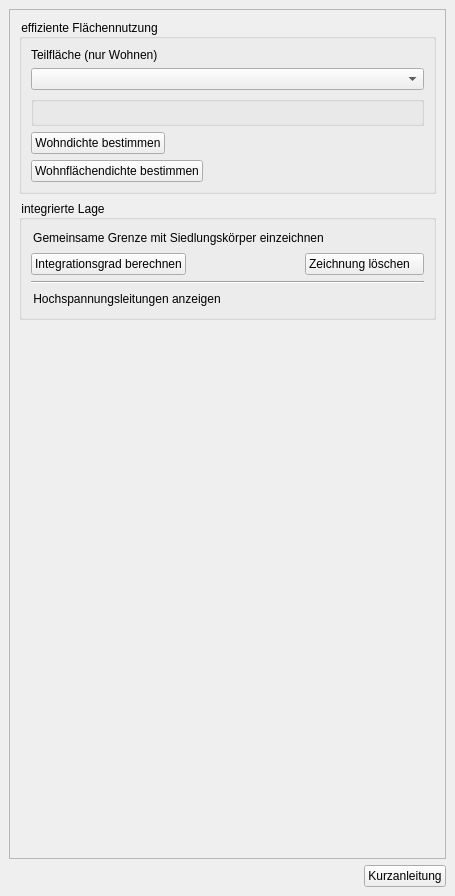
<?xml version="1.0" encoding="UTF-8"?>
<ui version="4.0">
 <class>DockWidget</class>
 <widget class="QDockWidget" name="DockWidget">
  <property name="geometry">
   <rect>
    <x>0</x>
    <y>0</y>
    <width>455</width>
    <height>896</height>
   </rect>
  </property>
  <property name="styleSheet">
   <string notr="true">QgsCollapsibleGroupBox{
font: bold 10pt ;
}
QToolBox:tab {
	font: bold 10pt ;
    color: Grey;
}
QToolBox:tab:selected {
	font: bold 10pt ;
    color: black;
}
QGroupBox::title {
	font: bold italic 8pt ;
    color: black;
}
QPushButton::flat{
background-color: none;
border: 0;
border-style:none;
border-color: blue;
border-width: 0px;
border-radius: 0px;
padding:2px;
}
QPushButton::flat:hover{
background-color: azure;
border-style:solid;
border-color: royalblue;
border-width: 1px;
border-radius: 0px;
padding: 2px;
}
QPushButton::flat:pressed{
background-color: powderblue;
border-style:solid;
border-color: royalblue;
border-width: 1px;
border-radius: 0px;
padding: 2px;
}</string>
  </property>
  <property name="windowTitle">
   <string>Projekt-Check Analyse-Tools // Flächeninanspruchnahme</string>
  </property>
  <widget class="QWidget" name="dockWidgetContents">
   <layout class="QVBoxLayout" name="verticalLayout">
    <item>
     <widget class="QScrollArea" name="scrollArea_5">
      <property name="widgetResizable">
       <bool>true</bool>
      </property>
      <widget class="QWidget" name="scrollAreaWidgetContents_5">
       <property name="geometry">
        <rect>
         <x>0</x>
         <y>0</y>
         <width>435</width>
         <height>822</height>
        </rect>
       </property>
       <layout class="QVBoxLayout" name="verticalLayout_2">
        <item>
         <widget class="QgsCollapsibleGroupBox" name="mGroupBox">
          <property name="title">
           <string>effiziente Flächennutzung</string>
          </property>
          <property name="collapsed">
           <bool>true</bool>
          </property>
          <layout class="QVBoxLayout" name="verticalLayout_3">
           <item>
            <widget class="QLabel" name="label_4">
             <property name="text">
              <string>Teilfläche (nur Wohnen)</string>
             </property>
            </widget>
           </item>
           <item>
            <widget class="QComboBox" name="area_combo"/>
           </item>
           <item>
            <widget class="QGroupBox" name="parameter_group">
             <property name="font">
              <font>
               <family>MS Shell Dlg 2</family>
               <pointsize>8</pointsize>
               <weight>50</weight>
               <bold>false</bold>
              </font>
             </property>
             <property name="title">
              <string/>
             </property>
             <layout class="QVBoxLayout" name="verticalLayout_5"/>
            </widget>
           </item>
           <item>
            <widget class="QPushButton" name="calculate_density_button">
             <property name="sizePolicy">
              <sizepolicy hsizetype="Fixed" vsizetype="Fixed">
               <horstretch>0</horstretch>
               <verstretch>0</verstretch>
              </sizepolicy>
             </property>
             <property name="toolTip">
              <string>&lt;html&gt;&lt;head/&gt;&lt;body&gt;&lt;p&gt;&lt;span style=&quot; font-weight:600;&quot;&gt;Wohndichte bestimmen&lt;/span&gt;&lt;/p&gt;&lt;p&gt;Die Wohndichte (WE pro Hektar Nettowohnbauland) für Teilflächen mit der Nutzung „Wohnen“ ermitteln und mit regionalen Durchschnittswerten vergleichen.&lt;/p&gt;&lt;/body&gt;&lt;/html&gt;</string>
             </property>
             <property name="layoutDirection">
              <enum>Qt::LeftToRight</enum>
             </property>
             <property name="text">
              <string>Wohndichte bestimmen</string>
             </property>
             <property name="icon">
              <iconset>
               <normaloff>../../images/iconset_mob/20190619_iconset_mob_dwelling_statistics_1.png</normaloff>../../images/iconset_mob/20190619_iconset_mob_dwelling_statistics_1.png</iconset>
             </property>
            </widget>
           </item>
           <item>
            <widget class="QPushButton" name="calculate_areadensity_button">
             <property name="sizePolicy">
              <sizepolicy hsizetype="Fixed" vsizetype="Fixed">
               <horstretch>0</horstretch>
               <verstretch>0</verstretch>
              </sizepolicy>
             </property>
             <property name="toolTip">
              <string>&lt;html&gt;&lt;head/&gt;&lt;body&gt;&lt;p&gt;&lt;span style=&quot; font-weight:600;&quot;&gt;Wohnflächendichte bestimmen&lt;/span&gt;&lt;/p&gt;&lt;p&gt;Die Wohnflächendichte (m² Wohnfläche pro Hektar Nettowohnbauland) für Teilflächen mit der Nutzung „Wohnen“ ermitteln und mit regionalen Durchschnittswerten vergleichen.&lt;/p&gt;&lt;/body&gt;&lt;/html&gt;</string>
             </property>
             <property name="layoutDirection">
              <enum>Qt::LeftToRight</enum>
             </property>
             <property name="text">
              <string>Wohnflächendichte bestimmen</string>
             </property>
             <property name="icon">
              <iconset>
               <normaloff>../../images/iconset_mob/20190619_iconset_mob_dwelling_statistics_1.png</normaloff>../../images/iconset_mob/20190619_iconset_mob_dwelling_statistics_1.png</iconset>
             </property>
             <property name="flat">
              <bool>false</bool>
             </property>
            </widget>
           </item>
          </layout>
         </widget>
        </item>
        <item>
         <widget class="QgsCollapsibleGroupBox" name="mGroupBox_2">
          <property name="title">
           <string>integrierte Lage</string>
          </property>
          <property name="collapsed">
           <bool>true</bool>
          </property>
          <layout class="QVBoxLayout" name="verticalLayout_4">
           <item>
            <widget class="QPushButton" name="draw_border_button">
             <property name="sizePolicy">
              <sizepolicy hsizetype="Fixed" vsizetype="Fixed">
               <horstretch>0</horstretch>
               <verstretch>0</verstretch>
              </sizepolicy>
             </property>
             <property name="cursor">
              <cursorShape>PointingHandCursor</cursorShape>
             </property>
             <property name="toolTip">
              <string>&lt;html&gt;&lt;head/&gt;&lt;body&gt;&lt;p&gt;&lt;span style=&quot; font-weight:600;&quot;&gt;Gemeinsame Grenze mit Siedlungskörper einzeichnen&lt;/span&gt;&lt;/p&gt;&lt;p&gt;Markieren der Abschnitte der Außenkante des Plangebiets, die an eine bestehende Siedlungsfläche angrenzen.&lt;/p&gt;&lt;/body&gt;&lt;/html&gt;</string>
             </property>
             <property name="text">
              <string>Gemeinsame Grenze mit Siedlungskörper einzeichnen</string>
             </property>
             <property name="icon">
              <iconset>
               <normaloff>../../images/iconset_mob/20190619_iconset_mob_draw_polygon_1_checkable.png</normaloff>
               <normalon>../../images/iconset_mob/20190619_iconset_mob_draw_polygon_2_checkable.png</normalon>../../images/iconset_mob/20190619_iconset_mob_draw_polygon_1_checkable.png</iconset>
             </property>
             <property name="iconSize">
              <size>
               <width>24</width>
               <height>24</height>
              </size>
             </property>
             <property name="checkable">
              <bool>true</bool>
             </property>
             <property name="autoExclusive">
              <bool>false</bool>
             </property>
             <property name="flat">
              <bool>true</bool>
             </property>
            </widget>
           </item>
           <item>
            <layout class="QHBoxLayout" name="horizontalLayout_2">
             <property name="topMargin">
              <number>0</number>
             </property>
             <item>
              <widget class="QPushButton" name="calculate_integration_button">
               <property name="sizePolicy">
                <sizepolicy hsizetype="Fixed" vsizetype="Fixed">
                 <horstretch>0</horstretch>
                 <verstretch>0</verstretch>
                </sizepolicy>
               </property>
               <property name="toolTip">
                <string>&lt;html&gt;&lt;head/&gt;&lt;body&gt;&lt;p&gt;&lt;span style=&quot; font-weight:600;&quot;&gt;Integrationsgrad berechnen&lt;/span&gt;&lt;/p&gt;&lt;p&gt;Ermittelt den Integrationsgrad des Plangebiets, d.h. den Anteil der Außenkante des Plangebiets, der an eine bestehende Siedlungsfläche angrenzt.&lt;/p&gt;&lt;/body&gt;&lt;/html&gt;</string>
               </property>
               <property name="layoutDirection">
                <enum>Qt::LeftToRight</enum>
               </property>
               <property name="text">
                <string>Integrationsgrad berechnen</string>
               </property>
               <property name="icon">
                <iconset>
                 <normaloff>../../images/iconset_mob/20190619_iconset_mob_calculate_statistics_1.png</normaloff>../../images/iconset_mob/20190619_iconset_mob_calculate_statistics_1.png</iconset>
               </property>
              </widget>
             </item>
             <item>
              <spacer name="horizontalSpacer">
               <property name="orientation">
                <enum>Qt::Horizontal</enum>
               </property>
               <property name="sizeHint" stdset="0">
                <size>
                 <width>40</width>
                 <height>20</height>
                </size>
               </property>
              </spacer>
             </item>
             <item>
              <widget class="QPushButton" name="remove_drawing_button">
               <property name="sizePolicy">
                <sizepolicy hsizetype="Fixed" vsizetype="Fixed">
                 <horstretch>0</horstretch>
                 <verstretch>0</verstretch>
                </sizepolicy>
               </property>
               <property name="toolTip">
                <string>&lt;html&gt;&lt;head/&gt;&lt;body&gt;&lt;p&gt;&lt;span style=&quot; font-weight:600;&quot;&gt;Zeichnung löschen&lt;/span&gt;&lt;/p&gt;&lt;p&gt;Löscht die von Ihnen bereits gezeichneten Abschnitte, in denen die Außenkante Ihres Plangebiets an eine bestehende Siedlungsfläche angrenzt.&lt;/p&gt;&lt;/body&gt;&lt;/html&gt;</string>
               </property>
               <property name="text">
                <string>Zeichnung löschen   </string>
               </property>
               <property name="icon">
                <iconset>
                 <normaloff>../../images/iconset_mob/20190619_iconset_mob_delete_1.png</normaloff>../../images/iconset_mob/20190619_iconset_mob_delete_1.png</iconset>
               </property>
               <property name="checkable">
                <bool>false</bool>
               </property>
               <property name="autoExclusive">
                <bool>false</bool>
               </property>
               <property name="flat">
                <bool>false</bool>
               </property>
              </widget>
             </item>
            </layout>
           </item>
           <item>
            <widget class="Line" name="line">
             <property name="orientation">
              <enum>Qt::Horizontal</enum>
             </property>
            </widget>
           </item>
           <item>
            <widget class="QPushButton" name="power_lines_button">
             <property name="sizePolicy">
              <sizepolicy hsizetype="Fixed" vsizetype="Fixed">
               <horstretch>0</horstretch>
               <verstretch>0</verstretch>
              </sizepolicy>
             </property>
             <property name="cursor">
              <cursorShape>PointingHandCursor</cursorShape>
             </property>
             <property name="toolTip">
              <string>&lt;html&gt;&lt;head/&gt;&lt;body&gt;&lt;p&gt;&lt;span style=&quot; font-weight:600;&quot;&gt;Hochspannungsleitungen&lt;/span&gt;&lt;/p&gt;&lt;p&gt;Blendet einen Layer mit den Hochspannungsfreileitungen ein. Quelle: GeoBasis-DE / BKG (2019) Datenlizenz 'Deutschland – Namensnennung – Version 2.0' Lizenztext unter www.govdata.de/dl-de/by-2-0&lt;/p&gt;&lt;/body&gt;&lt;/html&gt;</string>
             </property>
             <property name="layoutDirection">
              <enum>Qt::LeftToRight</enum>
             </property>
             <property name="text">
              <string>Hochspannungsleitungen anzeigen</string>
             </property>
             <property name="icon">
              <iconset>
               <normaloff>../../images/iconset_mob/20190619_iconset_mob_pylon_2.png</normaloff>
               <normalon>../../images/iconset_mob/20190619_iconset_mob_pylon_1.png</normalon>../../images/iconset_mob/20190619_iconset_mob_pylon_2.png</iconset>
             </property>
             <property name="iconSize">
              <size>
               <width>24</width>
               <height>24</height>
              </size>
             </property>
             <property name="checkable">
              <bool>true</bool>
             </property>
             <property name="flat">
              <bool>true</bool>
             </property>
            </widget>
           </item>
          </layout>
         </widget>
        </item>
        <item>
         <spacer name="verticalSpacer">
          <property name="orientation">
           <enum>Qt::Vertical</enum>
          </property>
          <property name="sizeHint" stdset="0">
           <size>
            <width>20</width>
            <height>40</height>
           </size>
          </property>
         </spacer>
        </item>
       </layout>
      </widget>
     </widget>
    </item>
    <item>
     <layout class="QHBoxLayout" name="horizontalLayout">
      <property name="leftMargin">
       <number>0</number>
      </property>
      <property name="topMargin">
       <number>0</number>
      </property>
      <property name="rightMargin">
       <number>0</number>
      </property>
      <property name="bottomMargin">
       <number>0</number>
      </property>
      <item>
       <spacer name="horizontalSpacer_3">
        <property name="orientation">
         <enum>Qt::Horizontal</enum>
        </property>
        <property name="sizeHint" stdset="0">
         <size>
          <width>40</width>
          <height>20</height>
         </size>
        </property>
       </spacer>
      </item>
      <item>
       <widget class="QPushButton" name="pushButton_2">
        <property name="sizePolicy">
         <sizepolicy hsizetype="Fixed" vsizetype="Fixed">
          <horstretch>0</horstretch>
          <verstretch>0</verstretch>
         </sizepolicy>
        </property>
        <property name="toolTip">
         <string>&lt;html&gt;&lt;head/&gt;&lt;body&gt;&lt;p&gt;&lt;span style=&quot; font-weight:600;&quot;&gt;Kurzanleitung&lt;/span&gt;&lt;/p&gt;&lt;p&gt;Zeigt eine Kurzanleitung (pdf) zu den Funktionen im Analysebereich „Flächeninanspruchnahme“ an.&lt;/p&gt;&lt;/body&gt;&lt;/html&gt;</string>
        </property>
        <property name="layoutDirection">
         <enum>Qt::LeftToRight</enum>
        </property>
        <property name="text">
         <string>Kurzanleitung</string>
        </property>
        <property name="icon">
         <iconset>
          <normaloff>../../images/iconset_mob/20190619_iconset_mob_info_2.png</normaloff>../../images/iconset_mob/20190619_iconset_mob_info_2.png</iconset>
        </property>
       </widget>
      </item>
     </layout>
    </item>
   </layout>
  </widget>
 </widget>
 <customwidgets>
  <customwidget>
   <class>QgsCollapsibleGroupBox</class>
   <extends>QGroupBox</extends>
   <header>qgscollapsiblegroupbox.h</header>
   <container>1</container>
  </customwidget>
 </customwidgets>
 <resources/>
 <connections/>
</ui>
